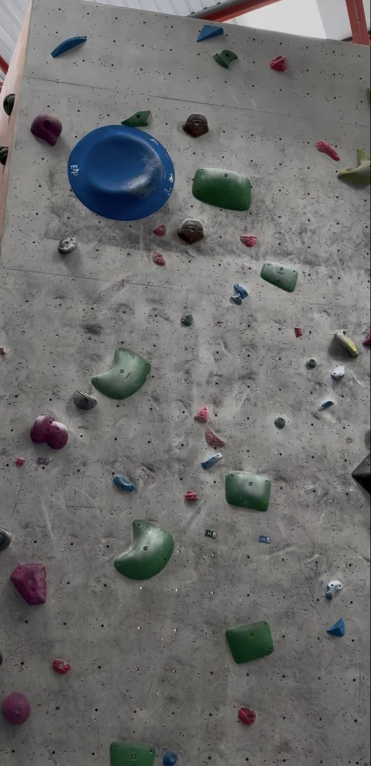
#> input picture data/raw/crop_v1.png, 742 x 1532 px, found by its file name (shown at 1/2 size)
$ python detect_holds_generic.py
#> lines starting #> are read from the running program, lines starting #| are printed output that depends on the picture; after the words box and inside, x2 and y2 are one past the last pixel; in counts of white or black regions, pixels touching at a corner belong together
### scripts/hold_detection.py
"""
Shared color-agnostic hold detection pipeline.

Extracted out of detect_holds_generic.py once a second script
(classify_hold_colors.py) needed the exact same detection logic --
not similar code, identical code that has to stay in sync.

Pipeline:
    Load image -> BGR to HSV -> isolate S channel -> threshold
    -> morphological opening (remove small noise) -> closing (fill gaps)
    -> find contours -> filter by area -> drop border-touching blobs

See detect_holds_generic.py's history/comments for how these tuned
values were chosen (Otsu's auto-threshold was too conservative; a
manually tuned value recovered more real holds for little extra noise).
"""
import cv2

MIN_CONTOUR_AREA = 400
OPEN_KERNEL_SIZE = 5
CLOSE_KERNEL_SIZE = 9
SATURATION_THRESHOLD = 45


def load_image(path):
    image = cv2.imread(path)
    if image is None:
        raise FileNotFoundError(f"Could not load image at {path}")
    return image


def saturation_channel(image_bgr):
    image_hsv = cv2.cvtColor(image_bgr, cv2.COLOR_BGR2HSV)
    _, s, _ = cv2.split(image_hsv)
    return s


def otsu_threshold(saturation):
    threshold_value, mask = cv2.threshold(
        saturation, 0, 255, cv2.THRESH_BINARY + cv2.THRESH_OTSU
    )
    return threshold_value, mask


def clean_mask(mask, open_size, close_size):
    open_kernel = cv2.getStructuringElement(cv2.MORPH_ELLIPSE, (open_size, open_size))
    opened = cv2.morphologyEx(mask, cv2.MORPH_OPEN, open_kernel)

    close_kernel = cv2.getStructuringElement(cv2.MORPH_ELLIPSE, (close_size, close_size))
    closed = cv2.morphologyEx(opened, cv2.MORPH_CLOSE, close_kernel)

    return closed


def find_hold_contours(mask, min_area):
    contours, _ = cv2.findContours(mask, cv2.RETR_EXTERNAL, cv2.CHAIN_APPROX_SIMPLE)
    return [c for c in contours if cv2.contourArea(c) >= min_area]


def drop_border_touching(contours, image_shape):
    """Discard blobs whose bounding box touches any image edge.

    A blob touching the frame border is either background bleeding in
    from outside the photographed wall, or a real hold truncated by the
    crop -- either way we can't fully characterize it, so we exclude it
    rather than report a partial/unreliable detection.
    """
    height, width = image_shape[:2]
    kept = []
    for contour in contours:
        x, y, w, h = cv2.boundingRect(contour)
        touches_border = x == 0 or y == 0 or x + w == width or y + h == height
        if not touches_border:
            kept.append(contour)
    return kept


# [7 lines left out: function detect_holds, not called in this run]

### scripts/detect_holds_generic.py
"""
Stage 3: color-agnostic hold detection on a real photo, with full
visual debugging of every pipeline stage.

The actual detection logic lives in hold_detection.py (shared with
classify_hold_colors.py). This script's job is specifically to dump
every intermediate stage to disk so we can inspect WHERE the pipeline
succeeds or fails, rather than only judging the final boxed image.

Known, documented Version-1 limitations (see conversation history /
README for the full investigation that led to these numbers):
    - Holds whose saturation is genuinely close to the wall's (gray,
      white, brown) are missed -- not a bug, the chosen cue's blind spot.
    - A handful of real holds very close to the photo's edge are
      dropped by the border filter, traded off against correctly
      rejecting background objects (ceiling structure, wall trim).
    - Very small holds sit in a real precision/recall tension with
      MIN_CONTOUR_AREA: lowering it recovers some real holds but also
      reintroduces false positives (tape/number tags, wood grain).
"""
import os

import cv2

import hold_detection as hd

INPUT_PATH = "data/raw/crop_v1.png"
DEBUG_DIR = "data/processed/debug_generic"
OUTPUT_PATH = "data/processed/detected_holds_generic.png"

BOX_COLOR_BGR = (0, 0, 255)


def draw_detections(image_bgr, contours):
    output = image_bgr.copy()
    for contour in contours:
        x, y, w, h = cv2.boundingRect(contour)
        cv2.rectangle(output, (x, y), (x + w, y + h), BOX_COLOR_BGR, thickness=3)
    return output


def main():
    os.makedirs(DEBUG_DIR, exist_ok=True)

    image = hd.load_image(INPUT_PATH)
#> in load_image, image is the input picture: shape (1532, 742, 3); mean B, G, R 108.6, 109.5, 109.5

    saturation = hd.saturation_channel(image)
#> in saturation_channel, `image_hsv = cv2.cvtColor(image_bgr, cv2.COLOR_BGR2HSV)`: image_hsv: shape (1532, 742, 3); mean H, S, V 37.3, 20.3, 112.6
#> in saturation_channel, `_, s, _ = cv2.split(image_hsv)`:
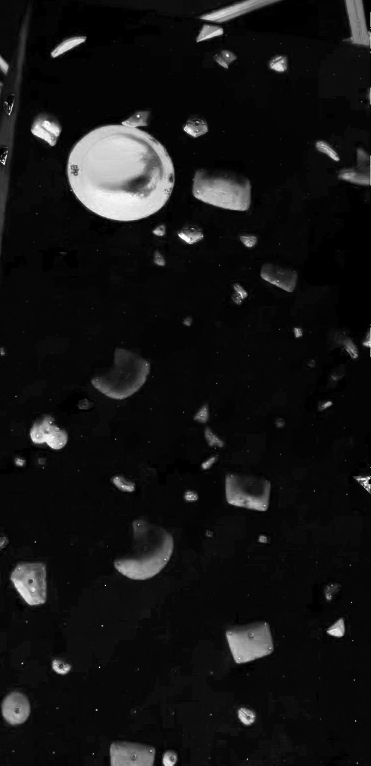
#> s: shape (1532, 742) (shown at 1/2 size); min 0, max 255, mean 20.3
    cv2.imwrite(f"{DEBUG_DIR}/1_saturation_channel.png", saturation)

    otsu_value, _ = hd.otsu_threshold(saturation)
#> in otsu_threshold, `threshold_value, mask = cv2.threshold( saturation, 0, 255, cv2.THRESH_..`:
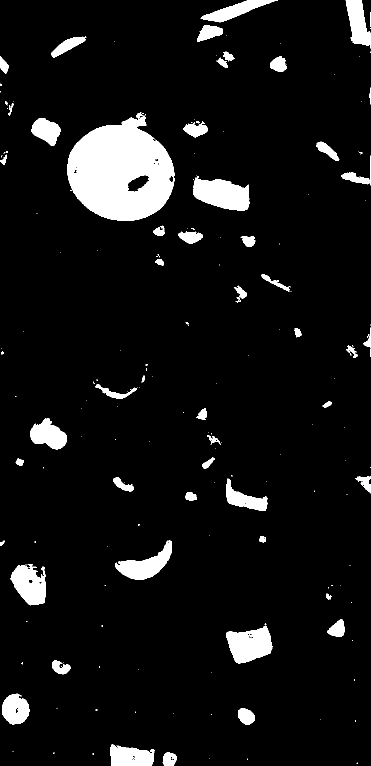
#> mask: shape (1532, 742) (shown at 1/2 size); 7.4% white; 198 white regions (144 under 20 px), largest, box (x1, y1, x2, y2) and area: (134, 225, 349, 442) 31919, (386, 352, 499, 421) 5357, (452, 1252, 545, 1327) 4736
#> in otsu_threshold, `threshold_value, mask = cv2.threshold( saturation, 0, 255, cv2.THRESH_..`: threshold_value = 84
#> otsu_value = 84
    _, raw_mask = cv2.threshold(saturation, hd.SATURATION_THRESHOLD, 255, cv2.THRESH_BINARY)
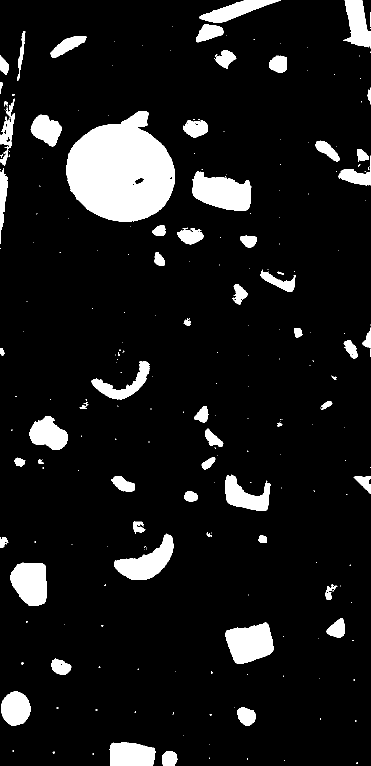
#> raw_mask: shape (1532, 742) (shown at 1/2 size); 9.7% white; 251 white regions (187 under 20 px), largest, box (x1, y1, x2, y2) and area: (132, 223, 349, 444) 34030, (385, 342, 503, 422) 6468, (451, 1245, 547, 1328) 5733
    cv2.imwrite(f"{DEBUG_DIR}/2_raw_mask.png", raw_mask)

    cleaned = hd.clean_mask(raw_mask, hd.OPEN_KERNEL_SIZE, hd.CLOSE_KERNEL_SIZE)
#> in clean_mask, `opened = cv2.morphologyEx(mask, cv2.MORPH_OPEN, open_kernel)`:
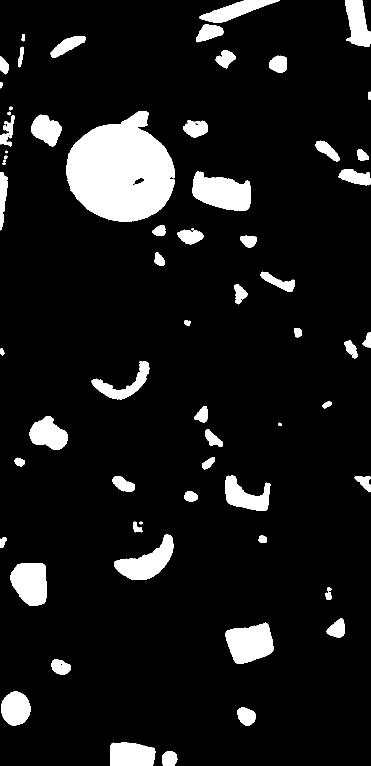
#> opened: shape (1532, 742) (shown at 1/2 size); 9.5% white; 64 white regions (1 under 20 px), largest, box (x1, y1, x2, y2) and area: (132, 223, 349, 444) 33996, (385, 343, 502, 422) 6444, (451, 1245, 547, 1328) 5724
#> in clean_mask, `closed = cv2.morphologyEx(opened, cv2.MORPH_CLOSE, close_kernel)`:
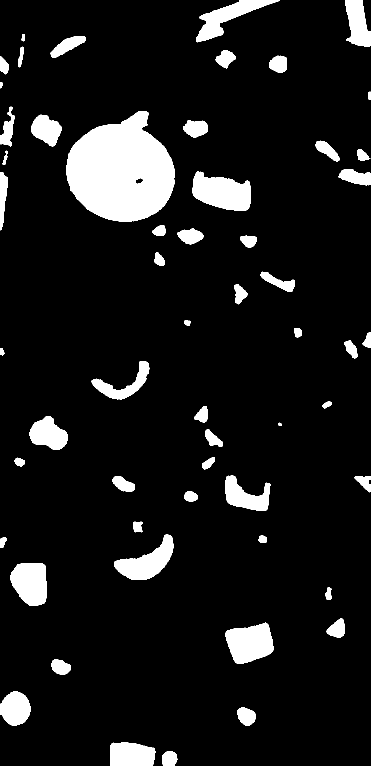
#> closed: shape (1532, 742) (shown at 1/2 size); 9.6% white; 56 white regions
    cv2.imwrite(f"{DEBUG_DIR}/3_cleaned_mask.png", cleaned)

    all_contours = hd.find_hold_contours(cleaned, hd.MIN_CONTOUR_AREA)
#> in find_hold_contours, `contours, _ = cv2.findContours(mask, cv2.RETR_EXTERNAL, cv2.CHAIN_APPR..`: contours = 56 contours; largest, box (x1, y1, x2, y2) and area: (132, 223, 349, 444) 33924, (385, 343, 502, 422) 6298, (451, 1245, 547, 1328) 5593, (20, 1126, 93, 1212) 4908, (228, 1068, 347, 1160) 4894
#> all_contours = 37 contours; largest, box (x1, y1, x2, y2) and area: (132, 223, 349, 444) 33924, (385, 343, 502, 422) 6298, (451, 1245, 547, 1328) 5593, (20, 1126, 93, 1212) 4908, (228, 1068, 347, 1160) 4894
    contours = hd.drop_border_touching(all_contours, image.shape)
#> the loop in drop_border_touching, `for contour in contours:` made 37 passes
#> (x, y, w, h, touches_border) on passes 1 to 12: (324, 1502, 31, 30, True), (220, 1484, 91, 48, True), (474, 1415, 38, 37, False), (0, 1382, 61, 70, True), (103, 1318, 39, 32, False), (451, 1245, 96, 83, False), (653, 1236, 37, 39, False), (20, 1126, 73, 86, False), (228, 1068, 119, 92, False), (368, 982, 28, 21, False), (709, 952, 33, 33, True), (225, 952, 44, 32, False)
#> after the loop in drop_border_touching, `for contour in contours:`: kept = 27 contours; largest, box (x1, y1, x2, y2) and area: (132, 223, 349, 444) 33924, (385, 343, 502, 422) 6298, (451, 1245, 547, 1328) 5593, (20, 1126, 93, 1212) 4908, (228, 1068, 347, 1160) 4894
#> contours has the same summary as kept in drop_border_touching
    result = draw_detections(image, contours)
#> the loop in draw_detections, `for contour in contours:` made 27 passes
#> (x, y, w, h) on passes 1 to 12: (474, 1415, 38, 37), (103, 1318, 39, 32), (451, 1245, 96, 83), (653, 1236, 37, 39), (20, 1126, 73, 86), (228, 1068, 119, 92), (368, 982, 28, 21), (225, 952, 44, 32), (451, 950, 90, 72), (410, 858, 36, 36), (59, 832, 76, 68), (389, 812, 27, 33)
#> after the loop in draw_detections, `for contour in contours:`:
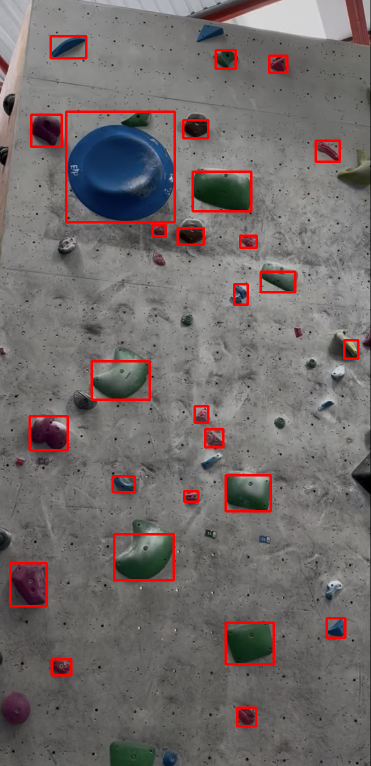
#> output: shape (1532, 742, 3) (shown at 1/2 size); 2.75% of pixels changed, all inside (x1, y1, x2, y2) = (18, 70, 719, 1455)
    cv2.imwrite(OUTPUT_PATH, result)

    print(f"Otsu would have picked saturation threshold: {otsu_value:.1f} (not used)")
#| Otsu would have picked saturation threshold: 84.0 (not used)
    print(f"Using manually tuned threshold: {hd.SATURATION_THRESHOLD}")
    print(f"{len(all_contours)} candidate blobs before border filtering")
#| 37 candidate blobs before border filtering
    print(f"Dropped {len(all_contours) - len(contours)} blob(s) touching the image border")
#| Dropped 10 blob(s) touching the image border
    print(f"Kept {len(contours)} hold detections")
#| Kept 27 hold detections
    print(f"Debug images saved to {DEBUG_DIR}/")
    print(f"Final result saved to {OUTPUT_PATH}")


if __name__ == "__main__":
    main()

$ run again, with data/raw/test_wall.png copied over data/raw/crop_v1.png
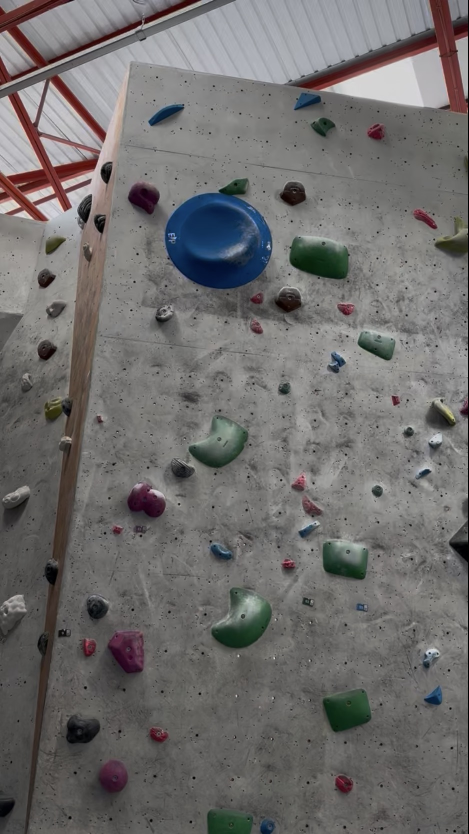
#> input picture data/raw/test_wall.png, 937 x 1668 px, found by its file name (shown at 1/2 size)
#> in load_image, image is the input picture: shape (1668, 937, 3); mean B, G, R 108.4, 109.2, 110.9
#> image_hsv: shape (1668, 937, 3); mean H, S, V 43, 22.8, 113.7
#> in otsu_threshold, `threshold_value, mask = cv2.threshold( saturation, 0, 255, cv2.THRESH_..`:
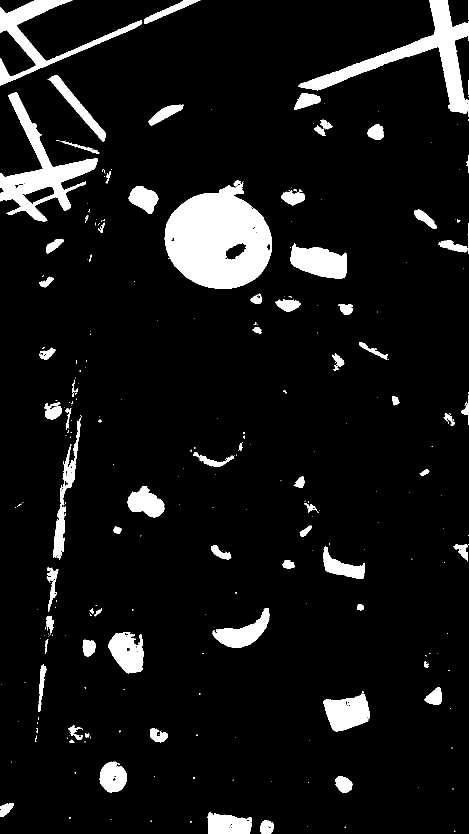
#> mask: shape (1668, 937) (shown at 1/2 size); 8.3% white; 283 white regions (200 under 20 px), largest, box (x1, y1, x2, y2) and area: (329, 361, 544, 578) 32041, (596, 0, 937, 233) 14759, (0, 184, 196, 443) 13323
#> threshold_value = 82
#> raw_mask: shape (1668, 937); 11.9% white; 329 white regions (250 under 20 px), largest, box (x1, y1, x2, y2) and area: (327, 359, 544, 580) 34030, (58, 462, 211, 1600) 29548, (0, 148, 213, 445) 20234
#> opened: shape (1668, 937); 11.7% white; 77 white regions (2 under 20 px), largest, box (x1, y1, x2, y2) and area: (327, 359, 544, 580) 33996, (60, 479, 210, 1576) 28937, (0, 182, 201, 445) 16782
#> closed: shape (1668, 937); 11.8% white; 63 white regions
#> in find_hold_contours, `contours, _ = cv2.findContours(mask, cv2.RETR_EXTERNAL, cv2.CHAIN_APPR..`: contours = 63 contours; largest, box (x1, y1, x2, y2) and area: (327, 359, 544, 580) 33924, (59, 463, 210, 1587) 29466, (0, 182, 201, 445) 20415, (588, 0, 937, 230) 17527, (0, 0, 401, 172) 10782
#> all_contours = 45 contours; largest, box (x1, y1, x2, y2) and area: (327, 359, 544, 580) 33924, (59, 463, 210, 1587) 29466, (0, 182, 201, 445) 20415, (588, 0, 937, 230) 17527, (0, 0, 401, 172) 10782
#> the loop in drop_border_touching, `for contour in contours:` made 45 passes
#> (x, y, w, h, touches_border) on passes 1 to 8: (519, 1638, 31, 30, True), (415, 1620, 91, 48, True), (0, 1605, 28, 29, True), (669, 1551, 38, 37, False), (197, 1518, 59, 70, False), (298, 1454, 39, 32, False), (136, 1448, 47, 39, False), (646, 1381, 96, 83, False)
#> after the loop in drop_border_touching, `for contour in contours:`: kept = 37 contours; largest, box (x1, y1, x2, y2) and area: (327, 359, 544, 580) 33924, (59, 463, 210, 1587) 29466, (580, 479, 697, 558) 6298, (646, 1381, 742, 1464) 5593, (215, 1262, 288, 1348) 4908
#> in main, `contours = hd.drop_border_touching(all_contours, image.shape)`: contours has the same summary as kept in drop_border_touching
#> the loop in draw_detections, `for contour in contours:` made 37 passes
#> (x, y, w, h) on passes 1 to 8: (669, 1551, 38, 37), (197, 1518, 59, 70), (298, 1454, 39, 32), (136, 1448, 47, 39), (646, 1381, 96, 83), (848, 1372, 37, 39), (164, 1277, 28, 37), (215, 1262, 73, 86)
#> after the loop in draw_detections, `for contour in contours:`:
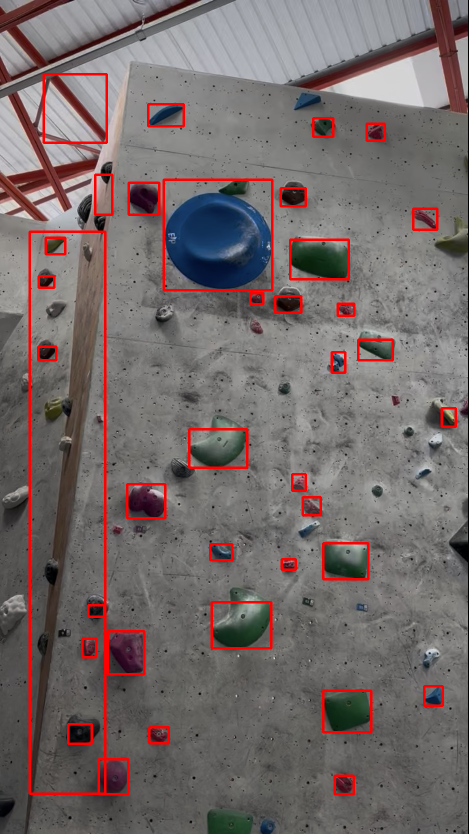
#> output: shape (1668, 937, 3) (shown at 1/2 size); 3.37% of pixels changed, all inside (x1, y1, x2, y2) = (57, 146, 914, 1591)
#| Otsu would have picked saturation threshold: 82.0 (not used)
#| 45 candidate blobs before border filtering
#| Dropped 8 blob(s) touching the image border
#| Kept 37 hold detections
